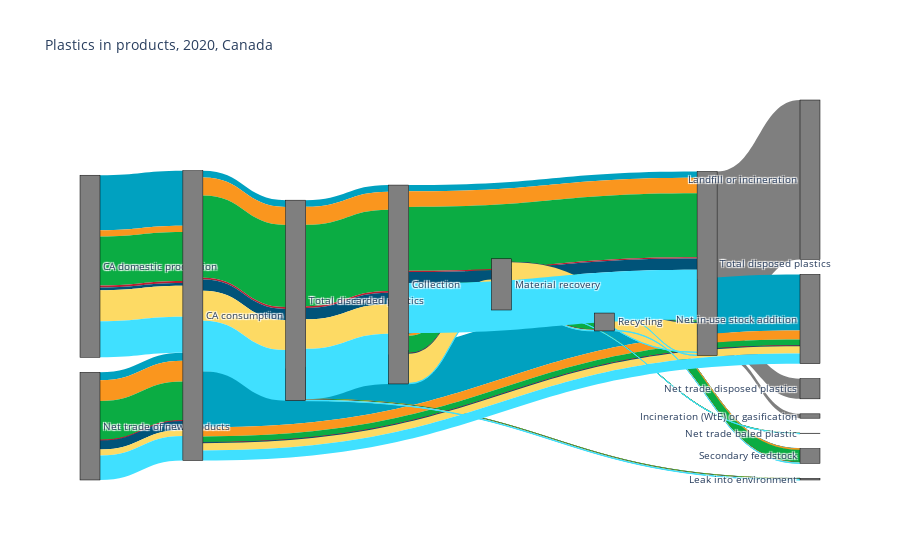

This figure's notebook cell:
### Code cell
#add colours to flows based on product category
#CIRAIG colour sequence in HEX format
#colour = ['#00A1C0','#0BAC43','#FA961E','#B91E32','#005379','#FDDA64'#full colours
         #'#40E0FF','#47F383','#FCC078','#E66777','#16B6FF','#FEE9A2'] #one shade brighter
        # turqoise, green, orange, red, darkblue, yellow

#named CSS color options:
            #aliceblue, antiquewhite, aqua, aquamarine, azure,
            #beige, bisque, black, blanchedalmond, blue,
            #blueviolet, brown, burlywood, cadetblue,
            #chartreuse, chocolate, coral, cornflowerblue,
            #cornsilk, crimson, cyan, darkblue, darkcyan,
            #darkgoldenrod, darkgray, darkgrey, darkgreen,
            #darkkhaki, darkmagenta, darkolivegreen, darkorange,
            #darkorchid, darkred, darksalmon, darkseagreen,
            #darkslateblue, darkslategray, darkslategrey,
            #darkturquoise, darkviolet, deeppink, deepskyblue,
            #dimgray, dimgrey, dodgerblue, firebrick,
            #floralwhite, forestgreen, fuchsia, gainsboro,
            #ghostwhite, gold, goldenrod, gray, grey, green,
            #greenyellow, honeydew, hotpink, indianred, indigo,
            #ivory, khaki, lavender, lavenderblush, lawngreen,
            #lemonchiffon, lightblue, lightcoral, lightcyan,
            #lightgoldenrodyellow, lightgray, lightgrey,
            #lightgreen, lightpink, lightsalmon, lightseagreen,
            #lightskyblue, lightslategray, lightslategrey,
            #lightsteelblue, lightyellow, lime, limegreen,
            #linen, magenta, maroon, mediumaquamarine,
            #mediumblue, mediumorchid, mediumpurple,
            #mediumseagreen, mediumslateblue, mediumspringgreen,
            #mediumturquoise, mediumvioletred, midnightblue,
            #mintcream, mistyrose, moccasin, navajowhite, navy,
            #oldlace, olive, olivedrab, orange, orangered,
            #orchid, palegoldenrod, palegreen, paleturquoise,
            #palevioletred, papayawhip, peachpuff, peru, pink,
            #plum, powderblue, purple, red, rosybrown,
            #royalblue, rebeccapurple, saddlebrown, salmon,
            #sandybrown, seagreen, seashell, sienna, silver,
            #skyblue, slateblue, slategray, slategrey, snow,
            #springgreen, steelblue, tan, teal, thistle, tomato,
            #turquoise, violet, wheat, white, whitesmoke,
            #yellow, yellowgreen
            
fig = go.Figure(data=[go.Sankey(
    valueformat = None,
    valuesuffix = 't', #all flows in unit tonnes
    node = dict(
      pad = 15,
      thickness = 20,
      line = dict(color = "black", width = 0.5),
      label = unique_from_to,
      color = "#7F7F7F"
    ),
    link = dict(
      source = links_dict['From'], # indices correspond to labels
      target = links_dict['To'],
      value = links_dict['VALUE'],
        color = links_dict['Colour_HEX']
  ))])


fig.update_layout(title_text="Plastics in products, 2020, Canada", font_size=10)
fig.show()

### Figure 1 — Plotly figure (JSON) as saved in the notebook; plotly's stock layout.template omitted (floating-point values rounded to 4 significant figures)
{"data": [{"link": {"color": ["#7F7F7F", "#7F7F7F", "#7F7F7F", "#00A1C0", "#00A1C0", "#00A1C0", "#00A1C0", "#00A1C0", "#00A1C0", "#00A1C0", "#00A1C0", "#00A1C0", "#00A1C0", "#00A1C0", "#00A1C0", "#00A1C0", "#FA961E", "#FA961E", "#FA961E", "#FA961E", "#FA961E", "#FA961E", "#FA961E", "#FA961E", "#FA961E", "#FA961E", "#FA961E", "#FA961E", "#FA961E", "#0BAC43", "#0BAC43", "#0BAC43", "#0BAC43", "#0BAC43", "#0BAC43", "#0BAC43", "#0BAC43", "#0BAC43", "#0BAC43", "#0BAC43", "#0BAC43", "#0BAC43", "#B91E32", "#B91E32", "#B91E32", "#B91E32", "#B91E32", "#B91E32", "#B91E32", "#B91E32", "#B91E32", "#B91E32", "#B91E32", "#B91E32", "#B91E32", "#005379", "#005379", "#005379", "#005379", "#005379", "#005379", "#005379", "#005379", "#005379", "#005379", "#FDDA64", "#FDDA64", "#FDDA64", "#FDDA64", "#FDDA64", "#FDDA64", "#FDDA64", "#FDDA64", "#FDDA64", "#FDDA64", "#FDDA64", "#FDDA64", "#FDDA64", "#40E0FF", "#40E0FF", "#40E0FF", "#40E0FF", "#40E0FF", "#40E0FF", "#40E0FF", "#40E0FF", "#40E0FF", "#40E0FF", "#40E0FF", "#40E0FF", "#40E0FF"], "source": [0, 0, 0, 1, 2, 3, 3, 4, 4, 5, 5, 6, 6, 6, 7, 7, 1, 2, 3, 3, 4, 4, 5, 5, 6, 6, 6, 7, 7, 1, 2, 3, 3, 4, 4, 5, 5, 6, 6, 6, 7, 7, 1, 2, 3, 3, 4, 4, 5, 5, 6, 6, 6, 7, 7, 1, 2, 3, 3, 4, 4, 5, 5, 6, 6, 1, 2, 3, 3, 4, 4, 5, 5, 6, 6, 6, 7, 7, 1, 2, 3, 3, 4, 4, 5, 5, 6, 6, 6, 7, 7], "target": [8, 9, 10, 3, 3, 11, 4, 12, 5, 6, 0, 7, 0, 13, 14, 0, 3, 3, 11, 4, 12, 5, 6, 0, 7, 0, 13, 14, 0, 3, 3, 11, 4, 12, 5, 6, 0, 7, 0, 13, 14, 0, 3, 3, 11, 4, 12, 5, 6, 0, 7, 0, 13, 14, 0, 3, 3, 11, 4, 12, 5, 6, 0, 7, 0, 3, 3, 11, 4, 12, 5, 6, 0, 7, 0, 13, 14, 0, 3, 3, 11, 4, 12, 5, 6, 0, 7, 0, 13, 14, 0], "value": [3916862, 107577, 496166, 1353236, 192863, 1380024, 166074, 1463, 164611, 11306, 153304, 9769, 1537, 5164, 3684, 921, 150005, 514365, 221161, 443209, 4006, 439203, 56202, 382850, 29366, 26835, 147, 24193, 5321, 1208134, 959097, 149169, 2018063, 17781, 2000281, 429986, 1569399, 373048, 56938, 4639, 313507, 64180, 45374, 7770, 8863, 44281, 390, 43891, 10191, 33699, 8357, 1834, 0, 7185, 1172, 68678, 221772, 9834, 280616, 2473, 278143, 2450, 275362, 2116, 333, 760703, 149584, 177688, 732599, 4977, 727622, 727559, 0, 7276, 720284, 0, 6161, 1114, 888604, 600883, 246672, 1242814, 9276, 1233538, 10971, 1221946, 9479, 1492, 124, 7520, 2083]}, "node": {"color": "#7F7F7F", "label": ["Total disposed plastics", "CA domestic production", "Net trade of new products", "CA consumption", "Total discarded plastics", "Collection", "Material recovery", "Recycling", "Landfill or incineration", "Incineration (WtE) or gasification", "Net trade disposed plastics", "Net in-use stock addition", "Leak into environment", "Net trade baled plastic", "Secondary feedstock"], "line": {"color": "black", "width": 0.5}, "pad": 15, "thickness": 20}, "type": "sankey", "valuesuffix": "t"}], "layout": {"font": {"size": 10}, "title": {"text": "Plastics in products, 2020, Canada"}}}
